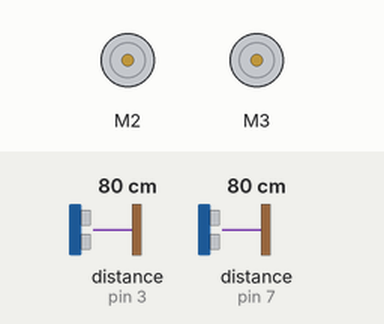
Bench run of a sketch on a simulated Arduino Uno, built with avr-gcc and run on an emulated ATmega328P. Parts: 2 × DC motor (green arrow = forward, orange = backward, longer = faster). Wiring (inferred from the names in the program): 2 × ultrasonic range finder: trigger pin 2, echo pin 3 / trigger pin 6, echo pin 7. The test bench sets the inputs (shaded band); at power-on: distance to the obstacle (sensors on pin 7, pin 3) 80 cm. The echo pulse lasts 58.3 µs per cm.

Above: at 2.3 s.
2.4 s: distance to the obstacle (sensor on pin 7) set to 2 cm
At 4.6 s:
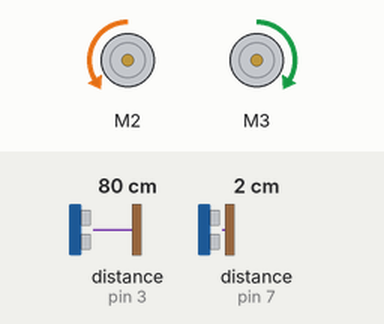
7.5 s: distance to the obstacle (sensor on pin 7) set to 18 cm
At 9.63 s:
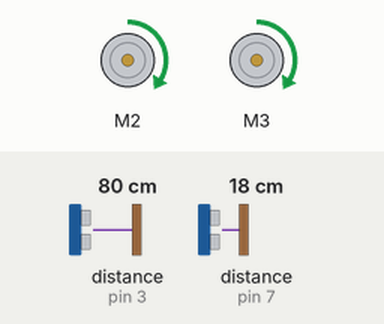
12.6 s: distance to the obstacle (sensor on pin 7) set to 4 cm
Timing chart, 0 to 23.7 s (numbered marks = the images above; inputs shaded):
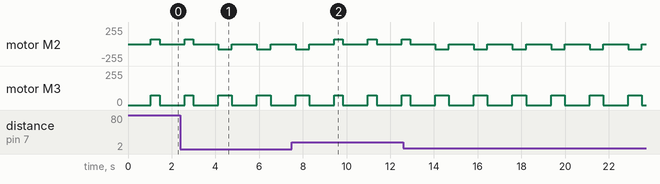

Measured:
- by itself, motor M2: alternates backward 75/255 for 0.63 s and stopped for 1.1 s
- by itself, motor M3: alternates forward 75/255 for 0.63 s and stopped for 1.1 s

The sketch:

roomMapping.ino
```cpp
/*
 * The following code naviagates a robot along the right hand wall of a room
 * using ultrasonic sensors, storing room data to a microSD card.
 * This project is run on an Arduino Uno with a Adafruit motor shield, a
 * microSD reader shield, two DC motos, and two ultrasonic sensors.
 */


#include <Wire.h>
#include <Adafruit_MotorShield.h> //include motor shield library
#include "utility/Adafruit_MS_PWMServoDriver.h"
#include <SPI.h>
#include <SD.h>

// initialize motor shield and motor objects
Adafruit_MotorShield AFMS = Adafruit_MotorShield();
Adafruit_DCMotor *myMotor1 = AFMS.getMotor(2); // left motor
Adafruit_DCMotor *myMotor2 = AFMS.getMotor(3); // right motor

// the Sd card is connected to the SPI bus as follows
const int mosi = 11;
const int miso = 12;
const int clk = 13;
const int CS = 8;

//declare varaibles needed for SD functions
Sd2Card card;
SdVolume volume;
SdFile file;


// define pins for untrasonic sensors
const int trig1 = 6;
const int echo1 = 7;

const int trig2 = 2;
const int echo2 = 3;

void setup() {
  AFMS.begin(); // start motor shield
  // define input/output pins for untrasonic sensors
  pinMode(trig1, OUTPUT);
  pinMode(echo1, INPUT_PULLUP);
  pinMode(trig2, OUTPUT);
  pinMode(echo2, INPUT_PULLUP);

  myMotor1->setSpeed(75);
  myMotor2->setSpeed(75);
/*
  //start the SD card
  if (!SD.begin(CS)) {
      //do something to let us know the card opened
      return;
  }
  myFile = SD.open("map_data", FILE_WRITE);
  //check to see if file opened
  if (myFile) {
      myFile.println("");
  }
  else {
      //do something to let us know the file isnt open
  }
*/
}

void loop() {
  long duration1, duration2, front, right; // ultrasonic sensor varaibles

  // send trigger signals
  digitalWrite(trig1, LOW); // start low to clean noise
  delayMicroseconds(2);
  digitalWrite(trig1, HIGH); // high pulse
  delayMicroseconds(10);
  digitalWrite(trig1, LOW); // finish low to ensure clean echo

  digitalWrite(trig2, LOW); // start low to clean noise
  delayMicroseconds(2);
  digitalWrite(trig2, HIGH); // high pulse
  delayMicroseconds(10);
  digitalWrite(trig2, LOW); // finish low to ensure clean echo

  // read receiving signal
  duration1 = pulseIn(echo1, HIGH); // read in off echo pin
  // convert to ditance to object in front
  front = (duration1/2) / 29; // the return time is half of total time
  // divide by 29 for speed of sounce 29cm/µs

  duration2 = pulseIn(echo2, HIGH); // read in off echo pin
  right = (duration2/2) / 29; // distance to right wall


  // int length; // value to keep track of "how many movements"


  // if right wall is within range, and no object is close enough
  // in front, continue
  if (front > 15 && right < 10) {
    delay(40);

    // robot has small tendency to right, so if right wall is too close, we'll do a small corrective turn
    /*
    if (right<5) {
      delay(40);
      myMotor1->run(BACKWARD); //run left back and right forward
      myMotor2->run(FORWARD); // to turn left

      delay(100); //wait short amount of time for very small turn

      // this movement does not affect the map and so will not be recorded.
    }
    */

    myMotor1->run(FORWARD);
    myMotor2->run(FORWARD);

    delay(400); // give robot time to move forward
    /*
    myFile.println(0);
    length++;
    */
  }

  // if right wall is too far, turn right and continue forward
  else if (front > 15 && right > 10) {
    delay(40);
    myMotor1->run(FORWARD); // run left forward and right backward
    myMotor2->run(BACKWARD); // to turn to the right

    delay(625); // wait long enough that we can turn 45˚

    myMotor1->run(FORWARD); // continue forward
    myMotor2->run(FORWARD);

    /*
    myFile.println(1);
    length+=2;
    */
  }

  // if right wall is close and front is close, we have a corner so
  // turn left and continue forward
  //TODO calculate turning radius and configure turns
  else if (front < 15 && right < 10) {
    delay(40);
    myMotor1->run(BACKWARD); // run left back and right forward
    myMotor2->run(FORWARD); // to turn to the left

    delay(625); //wait long enough that we can turn 45˚

    myMotor1->run(FORWARD); // continue forward
    myMotor2->run(FORWARD);

    /*
    myFile.println(2);
    length+=2;
    */
  }
  myMotor1->run(RELEASE);
  myMotor2->run(RELEASE);
  delay(100);
}
```
